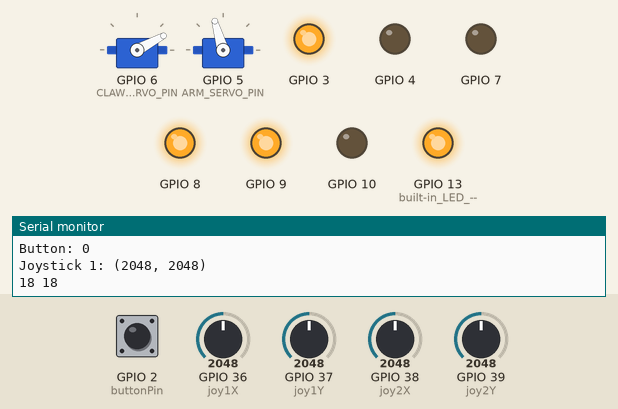
Simulated run of this sketch. Board: ESP32. Shown: 2 × servo, output pins drawn as LEDs (lit = HIGH), the last lines printed to the serial monitor. The test bench sets the inputs (shaded band); at power-on: GPIO 38 (joy2X) = 2048, GPIO 36 (joy1X) = 2048, GPIO 37 (joy1Y) = 2048, GPIO 39 (joy2Y) = 2048, GPIO 2 (buttonPin) HIGH.

Above: at 1.2 s.
1.3 s: GPIO 38 (joy2X) set to 558
2.8 s: GPIO 38 (joy2X) set to 489
At 4.32 s:
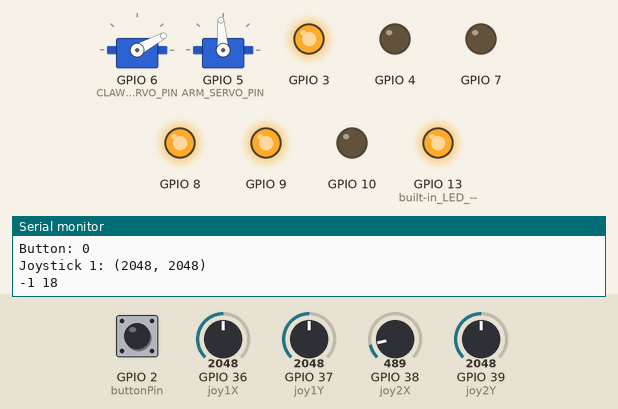
5.8 s: GPIO 36 (joy1X) set to 2866
At 5.89 s:
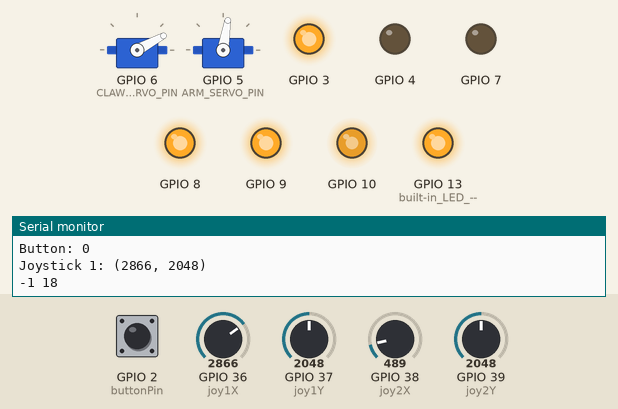
8.8 s: GPIO 37 (joy1Y) set to 2866
At 8.92 s:
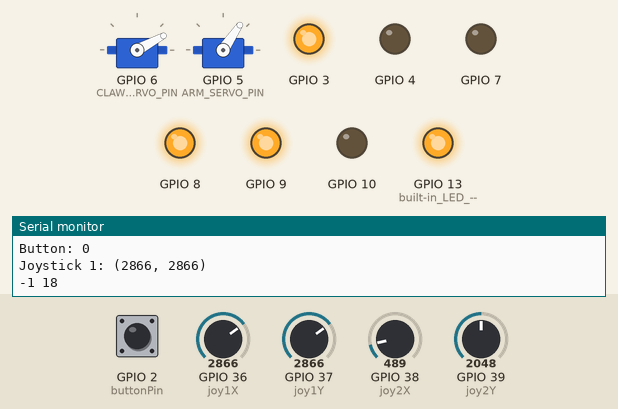
11.8 s: GPIO 39 (joy2Y) set to 1922
At 14.3 s:
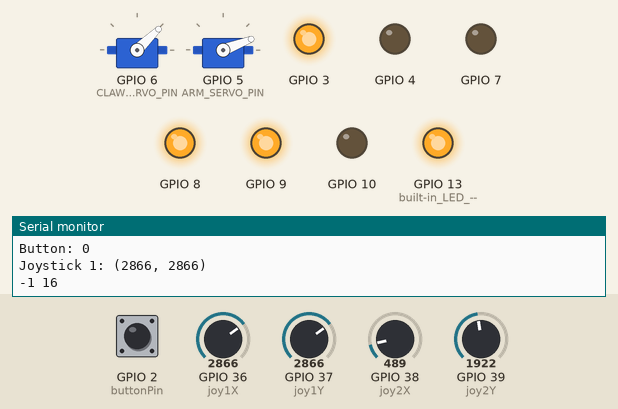
14.8 s: GPIO 39 (joy2Y) set to 547
16.3 s: GPIO 39 (joy2Y) set to 459
At 17.77 s:
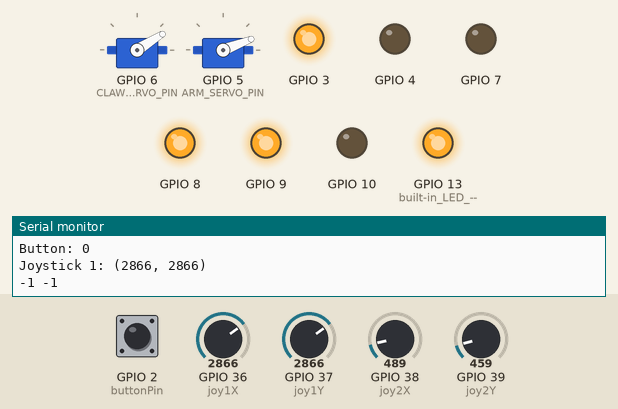
Timing chart, 0 to 20.3 s (numbered marks = the images above; inputs shaded):
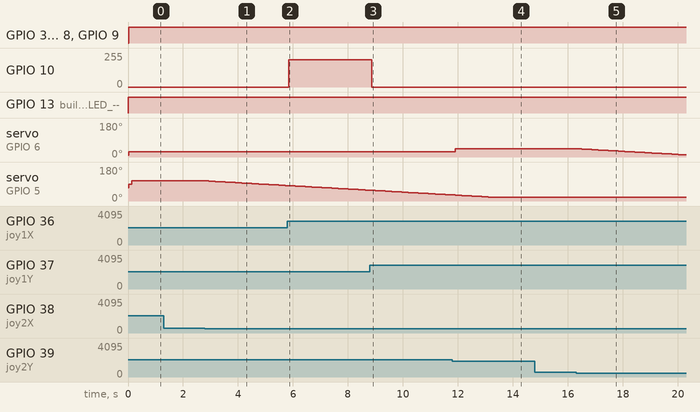

The sketch:

emulator.ino
```cpp
#include <Servo.h>
#include "WifiPort2.h"
#include "motor.h"

// A structure, similar to our servo and stepper motors, but this one conatins variables to be transmitted
// Any variable you want to transmit/recieve must be initalized in the DataPacket structure
struct DataPacket {

  bool button = false;
  int joystick1X;
  int joystick1Y;
  int joystick2X;
  int joystick2Y;

} data;

//gloabl vars are outside datapacket

WifiPort<DataPacket> WifiSerial;

dcMotor LMotor(3, 4, 9);
dcMotor RMotor(7, 8, 10);
Servo clawServo;
Servo armServo;

int xAxis, yAxis;
int leftSpeed, rightSpeed;
int leftPower, rightPower;
int armDelta, clawDelta;
int armPos, clawPos;

// pin definitions
const short unsigned CLAW_SERVO_PIN = 6;
const short unsigned ARM_SERVO_PIN = 5;

int joy1X = A0, joy1Y = A1, joy2X = A2, joy2Y = A3;
int buttonPin = 2;

bool buttonState, prevState;

void setup() {
  //DONT USE PIN13 FOR ANY SENSOR OR ACTUATORS

  Serial.begin(115200);  //preferred transmission rate for Arduino UNO R4

  pinMode(buttonPin, INPUT_PULLUP);
  pinMode(joy1X, INPUT);
  pinMode(joy1Y, INPUT);
  pinMode(joy2X, INPUT);
  pinMode(joy2Y, INPUT);

  clawServo.attach(CLAW_SERVO_PIN);
  armServo.attach(ARM_SERVO_PIN);

  clawServo.write(10);
  clawPos = 10;
  armServo.write(70);
  armPos = 70;

  WifiSerial.begin("group88", "superSecurePassword", WifiPortType::Emulator); // one board to rule them all debugging
}

void loop() {

  if (WifiSerial.getPortType() == WifiPortType::Transmitter || WifiSerial.getPortType() == WifiPortType::Emulator) {
    WifiSerial.autoReconnect(); //try and connect

    data.joystick1X = analogRead(joy1X);
    data.joystick1Y = analogRead(joy1Y);
    data.joystick2X = analogRead(joy2X);
    data.joystick2Y = analogRead(joy2Y);
    buttonState = digitalRead(buttonPin);

    if(!buttonState && buttonState != prevState) {
      data.button = !data.button;
    }

    //Tx stuff below
    Serial.println("Sending: " );
    Serial.print("Button: ");
    Serial.println(data.button);
    Serial.print("Joystick 1: (");
    Serial.print(data.joystick1X);
    Serial.print(", ");
    Serial.print(data.joystick1Y);
    Serial.println(")");
    //Tx stuff above


    if (!WifiSerial.sendData(data)) //check and see if connection is established and data is sent
      Serial.println("Wifi Send Problem"); //oh no it didn't send --> it will try and re-connect at the start of the loop

  }

  if ((WifiSerial.getPortType() == WifiPortType::Receiver || WifiSerial.getPortType() == WifiPortType::Emulator) && WifiSerial.checkForData()) {

    data = WifiSerial.getData(); //received and unpack data structure

    //all Rx stuff below
    Serial.println("Receiving: " );
    Serial.print("Button: ");
    Serial.println(data.button);
    Serial.print("Joystick 1: (");
    Serial.print(data.joystick1X);
    Serial.print(", ");
    Serial.print(data.joystick1Y);
    Serial.println(")");

    xAxis = data.joystick1X - 512;
    yAxis = data.joystick1Y - 512;

    int L = xAxis + yAxis;
    int R = xAxis - yAxis;

    L = map(L, -1023, 1023, -255, 255);
    R = map(R, -1023, 1023, -255, 255);

    LMotor.setSpeed(abs(L));
    RMotor.setSpeed(abs(R));

    if(L >= 0) {
      LMotor.setDirection(true);
    } else {
      LMotor.setDirection(false);
    }

    if(R >= 0) {
      RMotor.setDirection(false);
    } else {
      RMotor.setDirection(true);
    }

    armDelta = map(data.joystick2X, 0, 1023, -6, 6);
    clawDelta = map(data.joystick2Y, 0, 1023, -6, 6);

    Serial.print(armDelta);
    Serial.print(" ");
    Serial.println(clawDelta);

    if(((armPos + armDelta) > 20) && ((armPos + armDelta) < 110)) {
      armPos += armDelta;
      armServo.write(armPos);
    }
    if(((clawPos + clawDelta) > 0) && ((clawPos + clawDelta) < 45)) {
      clawPos += clawDelta;
      clawServo.write(clawPos);
    }
    //all RX stuff above

  }

  delay(100); // update delay after you get it working to be a smaller number like 10ms to account for WiFi transmission overhead
}
```

WifiPort2.h
```cpp
#ifdef ARDUINO_UNOR4_WIFI
#include <WiFi.h>     //defaul wifi library for uno R4
#include <WiFiUdp.h>  //https://docs.arduino.cc/language-reference/en/functions/wifi/udp/ --> use to send and received udp messages over wifi
#include <String>
#endif


enum WifiPortType { Transmitter, Receiver, Emulator };

template< typename DataPacket>
class WifiPort {
protected:

  #ifdef ARDUINO_UNOR4_WIFI
    WiFiUDP udp;
  #endif

  WifiPortType dir;

  const unsigned long packetTimeout = 2000;      // 2 seconds
  const unsigned long wifiCheckInterval = 2000;  // check every 2 seconds

  // The receiver’s SoftAP usually defaults to 192.168.4.1
  const char* serverIP = "192.168.4.1";
  const unsigned int rx_local_port = 8888;  // UDP port to listen on --> port for Rx
  const unsigned int tx_local_port = 8889;  // Arbitrary local port for TX


  // Variables for connection check
  unsigned long lastWiFiCheck = 0;
  unsigned long lastPacketTime = 0;

  bool has_new_data = false;

  String port_name;
  String password;


  DataPacket data_packet;

  void connectWiFi() {
  #ifdef ARDUINO_UNOR4_WIFI
      Serial.print("TX: Connecting to AP ");
      Serial.println(port_name);

      WiFi.begin(port_name.c_str(), password.c_str());
      unsigned long startAttemptTime = millis();
      while (WiFi.status() != WL_CONNECTED && millis() - startAttemptTime < 15000) {
        //attempts to connect to wifi for 15s before restarting connection attempt if failed | if succesful terminates immediatley
        delay(500);
        Serial.print(".");
      }
      if (WiFi.status() == WL_CONNECTED) {
        udp.begin(tx_local_port);  //initializes Tx port
        Serial.println("\nTX: Connected!");
        Serial.print("TX: IP Address: ");
        Serial.println(WiFi.localIP());
      } else {
        Serial.println("\nTX: Failed to connect!");
      }
  #endif
  }

public:
  WifiPort() = default;
  ~WifiPort() = default;

  WifiPortType getPortType() {
    return dir;
  }

  void begin(String port_name, String password, WifiPortType dir) {
    pinMode(13, OUTPUT);  // built-in LED --> visual of connection status between Tx and Rx
    if (password.length() < 8) {
      while (true) {
        Serial.println("Password: <" + password + "> is too short, please increase to 8 characters minimum.");
        delay(1000);
      }
    }

    this->port_name = port_name;
    this->password = password;
    this->dir = dir;

    if (dir == WifiPortType::Emulator) {
      has_new_data = false;
      Serial.println("Local TxRx Emulation started sucessfully.");
      return void();
    }

  #ifdef ARDUINO_UNOR4_WIFI
      if (dir == WifiPortType::Receiver) {
        Serial.println("RX: Starting up...");

        // Start the board as a Soft Access Point (SoftAP), i.e., create its own hot spot
        //this allows the device, specifically the Rx, to act as a temporary wirelss network that other devices can connect to
        if (WiFi.beginAP(port_name.c_str(), password.c_str())) {
          //if the ssid and the password exist for our soft access point
          Serial.println("RX: SoftAP started successfully.");
          Serial.print("RX: AP IP: ");
          Serial.println(WiFi.softAPIP());

          //display AP information
        } else {
          while (true) {
            Serial.println("RX: Failed to start AP!");
            delay(1000);
          }
        }
        udp.begin(rx_local_port);  //initalizes Rx port
        //Initializes the WiFi UDP library and network settings. Starts WiFiUDP socket, listening at localPort
        lastPacketTime = millis();
      } else {
        //DONT USE PIN13 FOR ANY SENSOR OR ACTUATORS --> visual connection
        Serial.println("TX: Starting up...");
        connectWiFi();
      }
  #else
      while (true) {
        Serial.println("Not Ardunio R4 Wifi Board type, Either Select the correct board in the IDE or put into Emulation mode.");
        delay(1000);
      }
  #endif
  }

  bool sendData(const DataPacket& data) {
    if (dir == WifiPortType::Receiver) return false;

    data_packet = data;

    // Send UDP packet to the receiver
    digitalWrite(13, HIGH);
    lastPacketTime = millis();

    if (dir == WifiPortType::Transmitter) {
#ifdef ARDUINO_UNOR4_WIFI
      udp.beginPacket(serverIP, rx_local_port);
      udp.write((uint8_t*)&data, sizeof(DataPacket));
      udp.endPacket();
#endif
    } else {
      has_new_data = true;
      delay(20);// simulate time lag between send/receive
    }

    return true;
  }

  bool checkForData() {
    if (dir == Transmitter)
      return false;

    if (dir == Emulator) {
      return has_new_data;
    }
#ifdef ARDUINO_UNOR4_WIFI
    int packetSize = udp.parsePacket();      //parse out the packet size transmitted, i.e., data Packe Struct size
    if (packetSize >= sizeof(DataPacket)) {  //if sizes match --> we have a transmission
      //within this if statement is the ONLY place we want to do stuff!!!
      udp.read((uint8_t*)&data_packet, sizeof(DataPacket));  //unpack everything in the data DataPacket
      lastPacketTime = millis();
      // Turn on built-in LED to indicate a valid packet was received
      digitalWrite(13, HIGH);
    } else if (20 > millis() - lastPacketTime) {
      digitalWrite(13, LOW);
    }
#else
    int packetSize = 0;
#endif

    if (millis() - lastPacketTime > packetTimeout) {
      Serial.println("RX: Connection lost - no packet received.");
      lastPacketTime = millis();  // Reset to avoid repeated messages
      // Optionally, you might flash the LED to indicate disconnection:
      digitalWrite(13, HIGH);
      delay(100);
      digitalWrite(13, LOW);
      delay(100);
    }

    return has_new_data = packetSize >= sizeof(DataPacket);
  }

  void autoReconnect() {
#ifdef ARDUINO_UNOR4_WIFI

    if (dir != WifiPortType::Transmitter) return void();

    if (20 > millis() - lastPacketTime)
      digitalWrite(13, LOW);

    if (dir == Transmitter) {
      if (millis() - lastWiFiCheck > wifiCheckInterval) {
        if (WiFi.status() != WL_CONNECTED) {
          Serial.println("TX: WiFi disconnected! Reconnecting...");
          connectWiFi();  //calls wifi connection function below
        } else {
          Serial.println("TX: WiFi OK.");
        }
        lastWiFiCheck = millis();
      }
    }
#endif
    return void();
  }

  DataPacket getData() {
    has_new_data = false;
    return data_packet;
  }
};
```

motor.h
```cpp
class dcMotor {
  public:
    dcMotor(int pin2, int pin6, int pin1) {
      pinMode(pin2, OUTPUT);
      pinMode(pin6, OUTPUT);
      pinMode(pin1, OUTPUT);

      _enPin = pin1;
      _in1Pin = pin2;
      _in2Pin = pin6;
    }

    /*
     * true is CW, false is CCW
     */
    void setDirection(bool dir) {
      if(dir == false) {
        digitalWrite(_in1Pin, LOW);
        digitalWrite(_in2Pin, HIGH);
      } else {
        digitalWrite(_in1Pin, HIGH);
        digitalWrite(_in2Pin, LOW);
      }
    }

    void setSpeed(int speed) {
      analogWrite(_enPin, speed);
    }

  private:
    int _enPin;
    int _in1Pin;
    int _in2Pin;
};
```

Measured:
- the behaviour switches between 512 and 511 on GPIO 38 (joy2X) (found by bisection; images 0 and 1)
- the behaviour switches between 1961 and 1960 on GPIO 39 (joy2Y) (found by bisection; images 3 and 4)
- the behaviour switches between 512 and 511 on GPIO 39 (joy2Y) (found by bisection; images 4 and 5)
- after the input at 2.8 s, servo on GPIO 5 (ARM_SERVO_PIN): moves from 106° to 82° over 2.8 s, starting after 0.13 s
- after the input at 5.8 s, GPIO 10: 0/255 → 203/255 at once
- after the input at 8.8 s, GPIO 10: 203/255 → 0/255 after 0.07 s
- after the input at 11.8 s, servo on GPIO 6 (CLAW_SERVO_PIN): 28° → 44° after 0.10 s
- after the input at 16.3 s, servo on GPIO 6 (CLAW_SERVO_PIN): moves from 44° to 11° over 3.9 s, starting after 0.08 s
